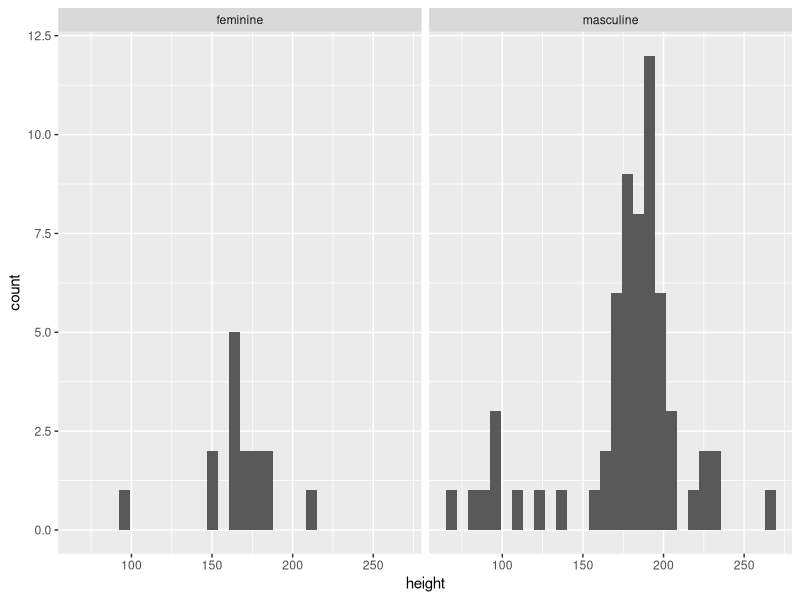
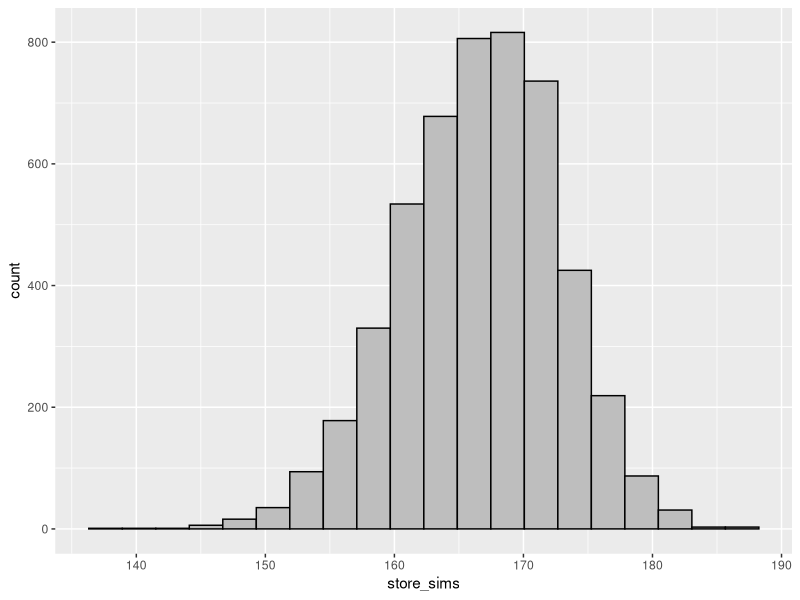

Source code (R) for these figures, in order:
## ---- chunk 1
library(tidyverse)

knitr::opts_chunk$set(message = FALSE)
## ---- chunk 2
my_sw_data <- starwars %>% 
  mutate(gender = ifelse(is.na(gender), "none", gender)) %>% 
  select(name, gender, height, mass, species)
## ---- chunk 3
my_sw_data %>% 
  filter(!is.na(height)) %>% 
  filter(gender %in% c("feminine", "masculine")) %>% 
  ggplot(aes(height)) +
  geom_histogram(bins=30) +
  facet_wrap(~gender)
## ---- chunk 4
table1
## ---- chunk 5
table3
## ---- chunk 6
table4a
## ---- chunk 7
my_sw_data %>% 
  filter(!is.na(height)) %>% 
  mutate(gender = ifelse(is.na(gender), "none", gender)) %>% 
  select(name, gender, height, mass, species) %>% 
  group_by(gender) %>% 
  summarise(n=n(), 
            mean_height=mean(height), 
            median_height=median(height)) 
## ---- chunk 8
fem_heights <- starwars %>% 
  filter(gender == "feminine", !is.na(height))

glimpse(fem_heights)
## ---- chunk 9
set.seed(42)
repetitions <- 5000
store_sims <- rep(NA, repetitions)

for(i in 1:repetitions){
  store_sims[i] <- fem_heights %>% 
    sample_n(size = nrow(fem_heights), replace=TRUE) %>%
    summarise(x = mean(height)) %>%
    as.numeric()
}

store_sims <- tibble(store_sims)

store_sims %>% 
  ggplot(aes(x = store_sims)) +
  geom_histogram(bins = 20, color = "black", fill = "grey")
## ---- chunk 10
quantile(store_sims$store_sims, 
         probs = c(0.005, 0.01, 0.025, 0.05, 0.2, 0.25, 0.5,
                      0.75, 0.8, 0.95, 0.975, 0.99, 0.995))
## ---- chunk 11
set.seed(1)
opt1 <- fem_heights %>% 
    sample_n(size = nrow(fem_heights), replace=FALSE) %>%
    summarise(x = mean(height)) %>%
    as.numeric()
opt1

set.seed(2)
opt2 <- fem_heights %>% 
    sample_n(size = nrow(fem_heights), replace=TRUE) %>%
    summarise(x = mean(height)) %>%
    as.numeric()
opt2
